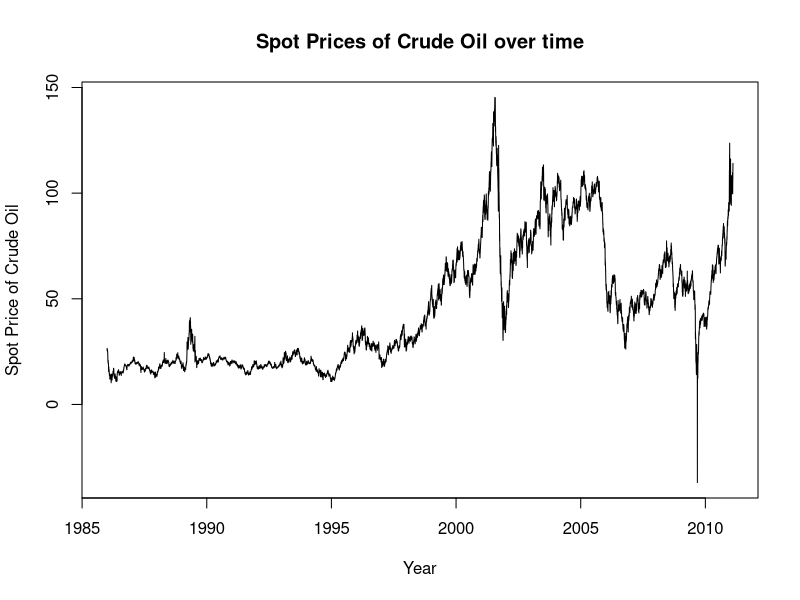
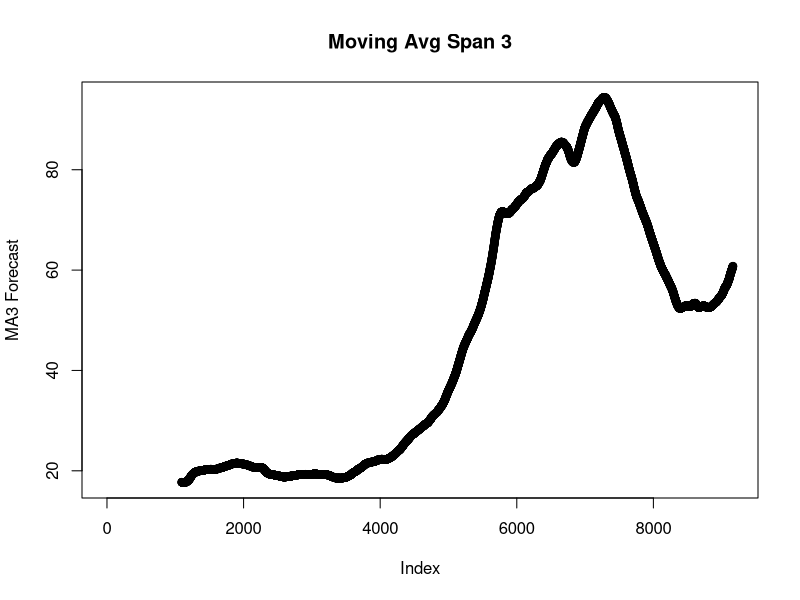
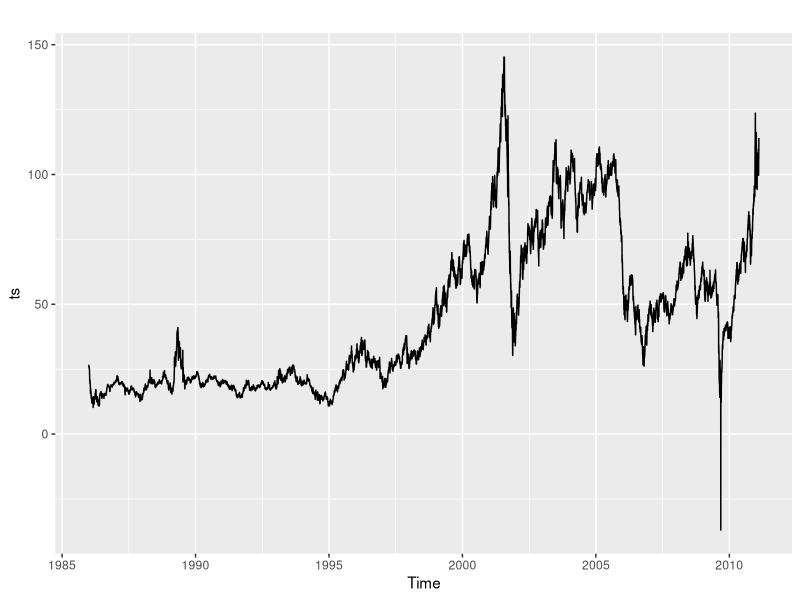
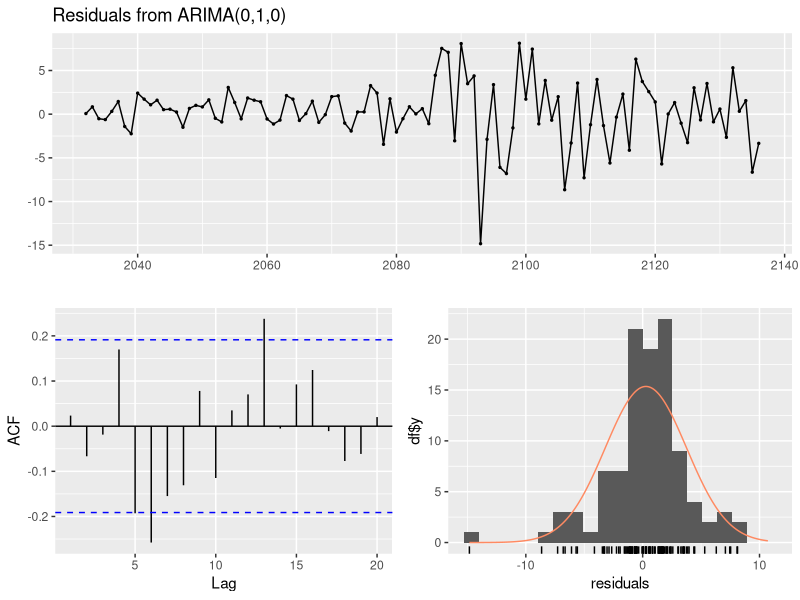
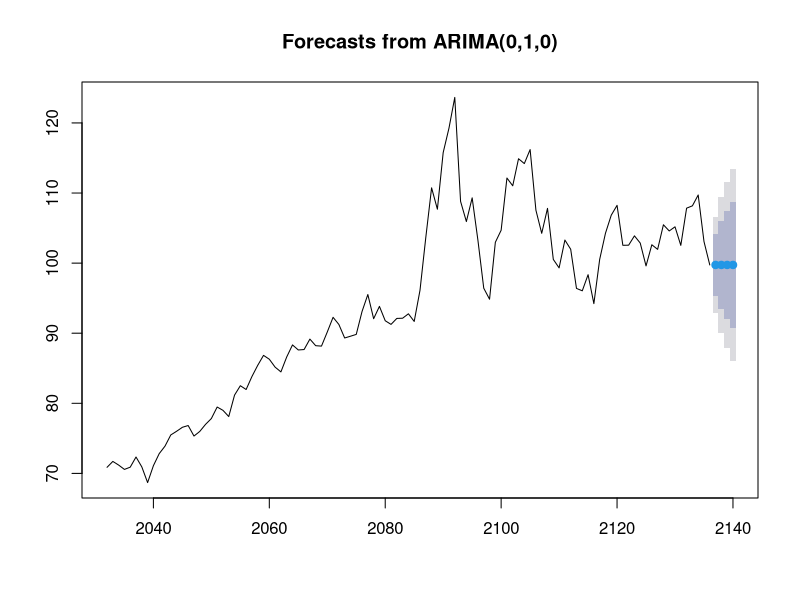
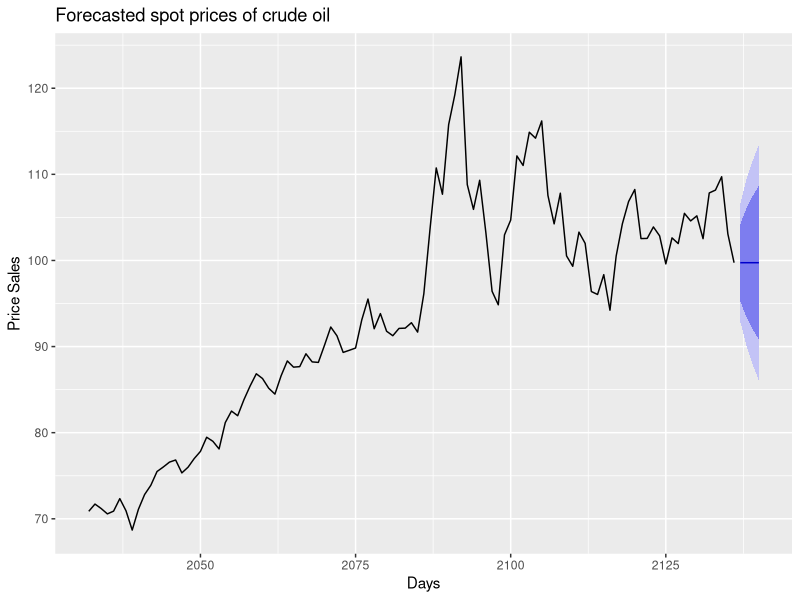

R code for these plots, in order:
### R script for forecasting of oil prices based on historical data 

# We can use various methods in order to forecast future prices based on historical data
# In this case, we will be using the auto arima method in R. 
# In another jupyter notebook, we will be using a LSTM neural network in order to forecast stock prices. 

#Loading necessary packages#


# install.packages("forecast")
library(TTR) # for moving averages
library(forecast) # for auto.arima function 
library(readxl) # in order to read the excel file 
library(tidyverse) # in order for ggtitle()

?readxl

#Setting working directory#
setwd("~/Desktop/LevelUp!")

#Loading in the dataframe#
df <- read_excel("RWTCd.xls", sheet = "Data 1")
View(df)
# Looking at this dataframe, the first 2 rows are unnecessary. 
# We also need to change the column names to something that makes more sense. 
# We also need to change date number into something more realistic.

## Removing the first 2 rows 
df <- df[3:nrow(df),]
View(df)

## Renaming the columns 
colnames(df) <- c("Date","Price")
View(df)

## Changing the date number into something more realistic.
# Converting date from character into integer
df$Date <- lapply(df$Date, as.integer)

# Applying as.Date function to the 
df$Date <- lapply(df$Date, as.Date, origin = "1899-12-30")
df$Date <- lapply(df$Date, as.character)
View(df)
#Now, my dataframe consists of dates and the stock price of the respective day.

#Additionally, I want to round the Spot Prices of crude oil into 2 decimal places so that it is easier to work with.
df$Price <- lapply(df$Price, as.numeric)

#Now, my dataframe has 2 columns of price and date in more acceptable formats.
View(df)

#ARIMA forecasting 
lapply(df,class)
# 1 problem we encounter in this method is that the class of both these objects are lists, and we are unable to project them in this manner.


View(df)

ts <- ts(df$Price, frequency = 365, start = c(1986,1,1))

plot.ts(ts, ylab = "Spot Price of Crude Oil", xlab = "Year",
        main = "Spot Prices of Crude Oil over time")

# there is a slight error here because there are days in which the market closes. 
# the time series object does not take into account this
# and hence the data is only projected up until what appears to be 2010+

View(ts)

# Moving averages 
m.ma3 <- SMA(ts, n = 3*365)
plot(m.ma3, main = "Moving Avg Span 3", ylab = "MA3 Forecast")

autoplot(ts)

# In order to avoid the problem where there is "too much data", since ARIMA is more fit for a short term forecasting,

# We can subset the data such that we only use the previous 3 months of data in order to determine the future prices. 
length <- nrow(df)
months_cutoff <- 3*36
stop <- length - months_cutoff
df_trunc <- df[stop:length,]
# Now, the dataset only considers 108 data points. 
View(df_trunc)

# Basically just copying the data 
truncated <- df_trunc

# Splitting the truncated dataframe into trainset and testset 

y <- dim(truncated)[1]

trainSet <- truncated[1:(y-4),]
View(trainSet)

testSet <- truncated[(y-3):(y),]
View(testSet)


# Transforming the dataframe to timeseries
train_trunc_ts <- ts(trainSet[,'Price'],start=c(2021,12,9),frequency=1)


# Training the model 
model <- auto.arima(train_trunc_ts, seasonal = F )
print(summary(model))
checkresiduals(model) 
# Based on AIC, the model is more acceoptable as compared to training on the whole dataframe 


# Forecasting using ARIMA model
forecast_number <- nrow(testSet)
fcast <- forecast(model, h = forecast_number)

plot(fcast)
# Model is not very good as it is forecasting a "straight line" 
# In reality variance between each point forecasted is just very low
autoplot(fcast) + ggtitle("Forecasted spot prices of crude oil") + ylab("Price Sales") + xlab("Days")

print(summary(fcast))






